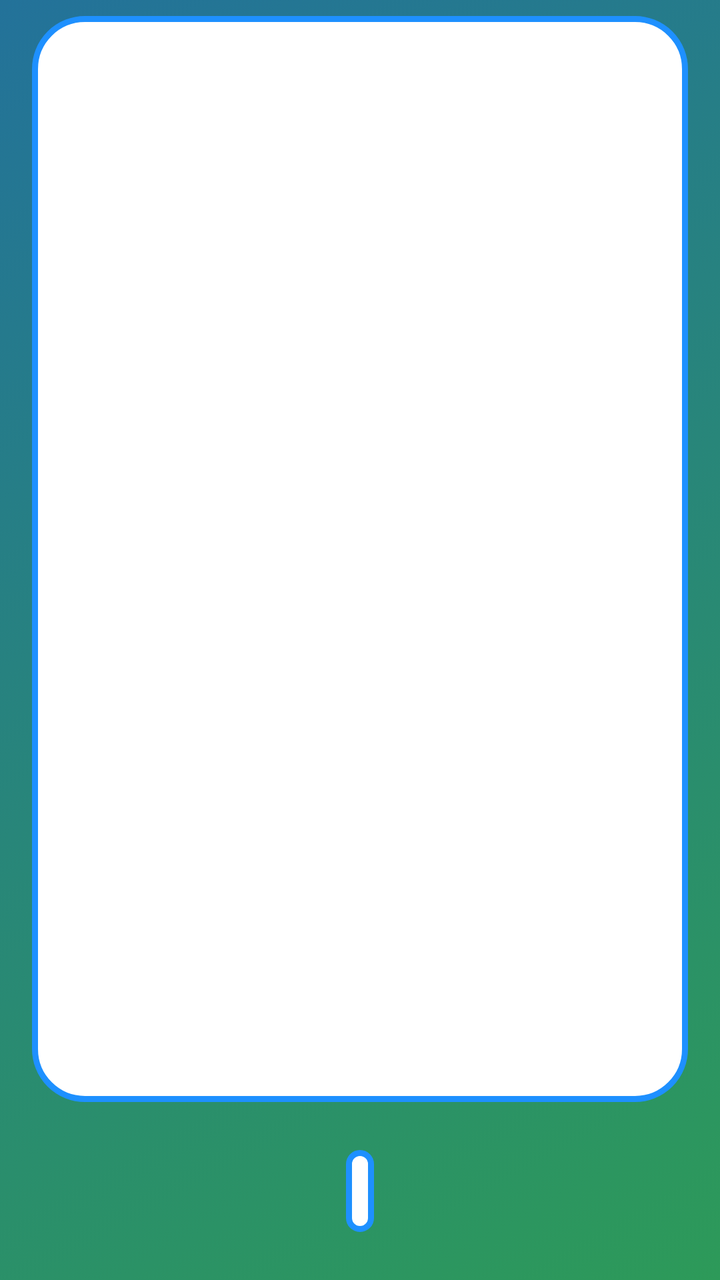
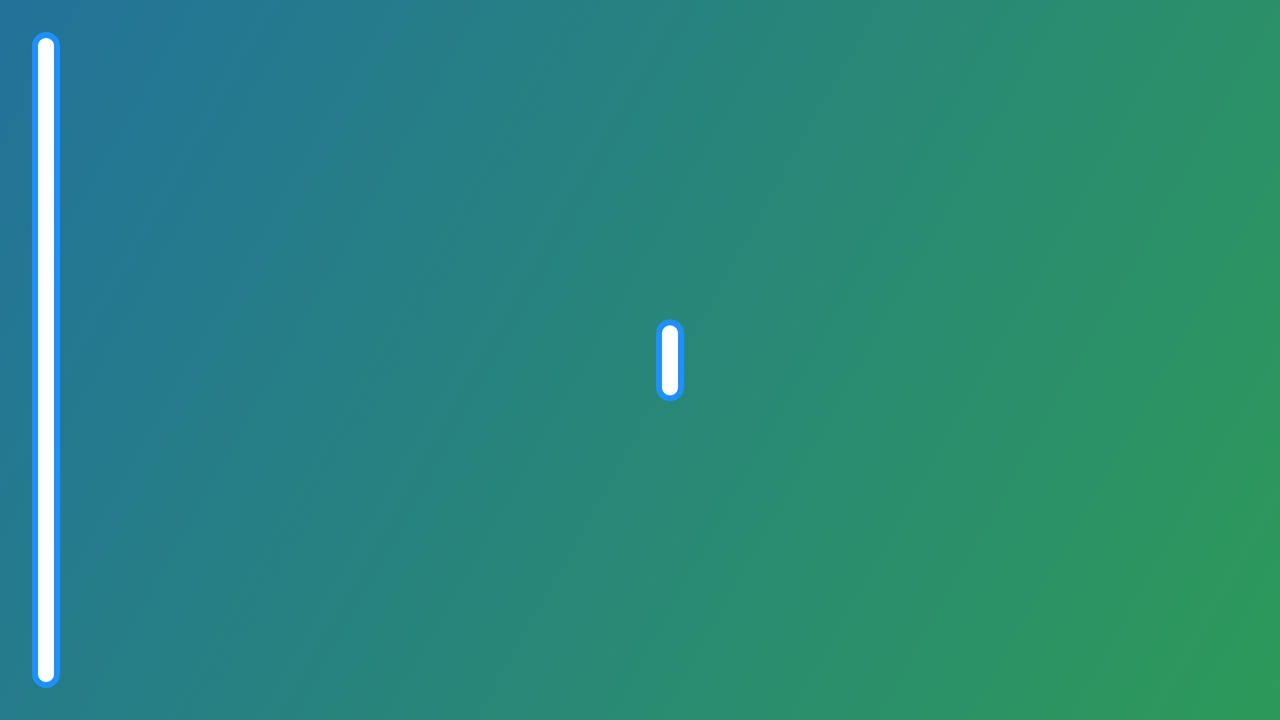

An Android layout and its configuration variant, each rendered on a device that would load it. The default file and the variant file are quoted in full after the pictures.
<!-- AndroidManifest.xml: application theme Theme.MovieDiary -->
<!-- res/layout/activity_single_rating.xml -->
<?xml version="1.0" encoding="utf-8"?>
<androidx.constraintlayout.widget.ConstraintLayout xmlns:android="http://schemas.android.com/apk/res/android"
    xmlns:app="http://schemas.android.com/apk/res-auto"
    xmlns:tools="http://schemas.android.com/tools"
    android:layout_width="match_parent"
    android:layout_height="match_parent"
    android:background="@drawable/gradientbackground"
    tools:context=".SingleRatingActivity">

    <TextView
        android:id="@+id/single_ratingact_textview"
        android:layout_width="wrap_content"
        android:layout_height="wrap_content"
        android:layout_marginBottom="24dp"
        android:background="@drawable/rounded_corner_rectangle"
        android:textSize="20sp"
        app:layout_constraintBottom_toBottomOf="parent"
        app:layout_constraintEnd_toEndOf="parent"
        app:layout_constraintStart_toStartOf="parent" />

    <ImageView
        android:id="@+id/movie_thumbnail_imageview"
        android:layout_width="0dp"
        android:layout_height="0dp"
        android:layout_marginStart="16dp"
        android:layout_marginLeft="16dp"
        android:layout_marginTop="8dp"
        android:layout_marginEnd="16dp"
        android:layout_marginRight="16dp"
        android:layout_marginBottom="24dp"
        android:background="@drawable/rounded_corner_rectangle"
        app:layout_constraintBottom_toTopOf="@+id/single_ratingact_textview"
        app:layout_constraintEnd_toEndOf="parent"
        app:layout_constraintStart_toStartOf="parent"
        app:layout_constraintTop_toTopOf="parent"
        tools:srcCompat="@tools:sample/avatars" />
</androidx.constraintlayout.widget.ConstraintLayout>
<!-- resources referenced by this layout -->
<resources>
  <!-- drawable gradientbackground (drawable) -->
  <?xml version="1.0" encoding="utf-8"?>
  <selector xmlns:android="http://schemas.android.com/apk/res/android">
      <item>
          <shape
              xmlns:android="http://schemas.android.com/apk/res/android"
              android:shape="rectangle">
              <gradient
                  android:startColor="#ff2d9a59"
                  android:endColor="#ff23729a"
                  android:angle="135" />
          </shape>
      </item>
  </selector>
  <!-- drawable rounded_corner_rectangle (drawable) -->
  <?xml version="1.0" encoding="utf-8"?>
  <shape
      xmlns:android="http://schemas.android.com/apk/res/android"
      android:shape="rectangle">
  
      <corners android:radius="25dp" />
  
      
      <stroke android:width="3dp" android:color="@color/purple_500" />
  
      
      <solid android:color="@color/white" />
  
      <padding
          android:top="7dp"
          android:right="7dp"
          android:bottom="7dp"
          android:left="7dp" />
  
  </shape>
  <style name="Theme.MovieDiary" parent="Theme.MaterialComponents.DayNight.DarkActionBar">
          
          <item name="colorPrimary">@color/purple_500</item>
          <item name="colorPrimaryVariant">@color/purple_700</item>
          <item name="colorOnPrimary">@color/white</item>
          
          <item name="colorSecondary">@color/teal_200</item>
          <item name="colorSecondaryVariant">@color/teal_700</item>
          <item name="colorOnSecondary">@color/black</item>
          
          <item name="android:statusBarColor" tools:targetApi="l">?attr/colorPrimaryVariant</item>
          
  
      </style>
  <color name="purple_500">#1E90FF</color>
  <color name="white">#FFFFFFFF</color>
  <color name="purple_700">#000080</color>
  <color name="teal_200">#FF03DAC5</color>
  <color name="teal_700">#FF018786</color>
  <color name="black">#FF000000</color>
</resources>
<!-- res/layout-land/activity_single_rating.xml (the repository's variant of the layout above) -->
<!-- drawn on the phone turned sideways -->
<?xml version="1.0" encoding="utf-8"?>
<androidx.constraintlayout.widget.ConstraintLayout xmlns:android="http://schemas.android.com/apk/res/android"
    xmlns:app="http://schemas.android.com/apk/res-auto"
    xmlns:tools="http://schemas.android.com/tools"
    android:layout_width="match_parent"
    android:layout_height="match_parent"
    android:background="@drawable/gradientbackground"
    tools:context=".SingleRatingActivity">

    <TextView
        android:id="@+id/single_ratingact_textview"
        android:layout_width="wrap_content"
        android:layout_height="wrap_content"
        android:background="@drawable/rounded_corner_rectangle"
        android:textColor="@color/black"
        android:textSize="20sp"
        app:layout_constraintBottom_toBottomOf="parent"
        app:layout_constraintEnd_toEndOf="parent"
        app:layout_constraintStart_toEndOf="@+id/movie_thumbnail_imageview"
        app:layout_constraintTop_toTopOf="parent" />

    <ImageView
        android:id="@+id/movie_thumbnail_imageview"
        android:layout_width="wrap_content"
        android:layout_height="0dp"
        android:layout_marginStart="16dp"
        android:layout_marginLeft="16dp"
        android:layout_marginTop="16dp"
        android:layout_marginBottom="16dp"
        android:background="@drawable/rounded_corner_rectangle"
        app:layout_constraintBottom_toBottomOf="parent"
        app:layout_constraintStart_toStartOf="parent"
        app:layout_constraintTop_toTopOf="parent"
        tools:srcCompat="@tools:sample/avatars" />
</androidx.constraintlayout.widget.ConstraintLayout>
<!-- resources referenced by the variant -->
<!-- as the phone turned sideways resolves them -->
<resources>
  <color name="black">#FF000000</color>
  <!-- drawable gradientbackground (drawable) -->
  <?xml version="1.0" encoding="utf-8"?>
  <selector xmlns:android="http://schemas.android.com/apk/res/android">
      <item>
          <shape
              xmlns:android="http://schemas.android.com/apk/res/android"
              android:shape="rectangle">
              <gradient
                  android:startColor="#ff2d9a59"
                  android:endColor="#ff23729a"
                  android:angle="135" />
          </shape>
      </item>
  </selector>
  <!-- drawable rounded_corner_rectangle (drawable) -->
  <?xml version="1.0" encoding="utf-8"?>
  <shape
      xmlns:android="http://schemas.android.com/apk/res/android"
      android:shape="rectangle">
  
      <corners android:radius="25dp" />
  
      
      <stroke android:width="3dp" android:color="@color/purple_500" />
  
      
      <solid android:color="@color/white" />
  
      <padding
          android:top="7dp"
          android:right="7dp"
          android:bottom="7dp"
          android:left="7dp" />
  
  </shape>
  <style name="Theme.MovieDiary" parent="Theme.MaterialComponents.DayNight.DarkActionBar">
          
          <item name="colorPrimary">@color/purple_500</item>
          <item name="colorPrimaryVariant">@color/purple_700</item>
          <item name="colorOnPrimary">@color/white</item>
          
          <item name="colorSecondary">@color/teal_200</item>
          <item name="colorSecondaryVariant">@color/teal_700</item>
          <item name="colorOnSecondary">@color/black</item>
          
          <item name="android:statusBarColor" tools:targetApi="l">?attr/colorPrimaryVariant</item>
          
  
      </style>
  <color name="purple_500">#1E90FF</color>
  <color name="white">#FFFFFFFF</color>
  <color name="purple_700">#000080</color>
  <color name="teal_200">#FF03DAC5</color>
  <color name="teal_700">#FF018786</color>
</resources>
